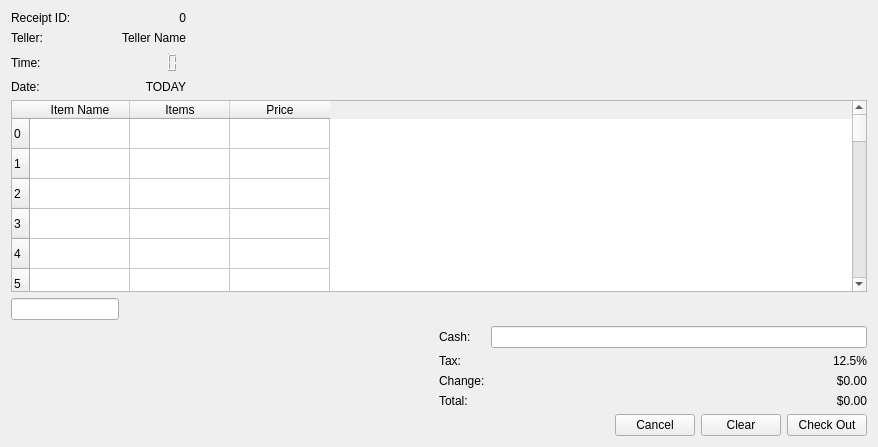
      <widget class="QWidget" name="SalesPoint">
       <layout class="QVBoxLayout" name="verticalLayout_10">
        <item>
         <layout class="QHBoxLayout" name="horizontalLayout_15">
          <item>
           <layout class="QFormLayout" name="formLayout_6">
            <item row="0" column="0">
             <widget class="QLabel" name="salesReceiptNo_2">
              <property name="text">
               <string>Receipt ID:</string>
              </property>
             </widget>
            </item>
            <item row="0" column="1">
             <widget class="QLabel" name="salesReceiptID_2">
              <property name="text">
               <string>0</string>
              </property>
              <property name="alignment">
               <set>Qt::AlignRight|Qt::AlignTrailing|Qt::AlignVCenter</set>
              </property>
             </widget>
            </item>
            <item row="1" column="0">
             <widget class="QLabel" name="label_13">
              <property name="text">
               <string>Teller:</string>
              </property>
             </widget>
            </item>
            <item row="1" column="1">
             <widget class="QLabel" name="SalesTellerName">
              <property name="text">
               <string>Teller Name</string>
              </property>
              <property name="alignment">
               <set>Qt::AlignRight|Qt::AlignTrailing|Qt::AlignVCenter</set>
              </property>
             </widget>
            </item>
            <item row="2" column="0">
             <widget class="QLabel" name="timeTag_2">
              <property name="text">
               <string>Time:</string>
              </property>
             </widget>
            </item>
            <item row="2" column="1">
             <widget class="QLCDNumber" name="CurrentTime">
              <property name="font">
               <font>
                <family>Tlwg Mono</family>
                <pointsize>13</pointsize>
                <weight>75</weight>
                <bold>true</bold>
               </font>
              </property>
              <property name="autoFillBackground">
               <bool>true</bool>
              </property>
              <property name="frameShape">
               <enum>QFrame::NoFrame</enum>
              </property>
              <property name="frameShadow">
               <enum>QFrame::Plain</enum>
              </property>
              <property name="digitCount">
               <number>10</number>
              </property>
             </widget>
            </item>
            <item row="3" column="0">
             <widget class="QLabel" name="dateTag_2">
              <property name="text">
               <string>Date:</string>
              </property>
             </widget>
            </item>
            <item row="3" column="1">
             <widget class="QLabel" name="todaysDate">
              <property name="text">
               <string>TODAY</string>
              </property>
              <property name="alignment">
               <set>Qt::AlignRight|Qt::AlignTrailing|Qt::AlignVCenter</set>
              </property>
             </widget>
            </item>
           </layout>
          </item>
          <item>
           <spacer name="horizontalSpacer_14">
            <property name="orientation">
             <enum>Qt::Horizontal</enum>
            </property>
            <property name="sizeHint" stdset="0">
             <size>
              <width>40</width>
              <height>20</height>
             </size>
            </property>
           </spacer>
          </item>
         </layout>
        </item>
        <item>
         <widget class="QTableWidget" name="itemsSoldWidget">
          <row>
           <property name="text">
            <string>0</string>
           </property>
          </row>
          <row>
           <property name="text">
            <string>1</string>
           </property>
          </row>
          <row>
           <property name="text">
            <string>2</string>
           </property>
          </row>
          <row>
           <property name="text">
            <string>3</string>
           </property>
          </row>
          <row>
           <property name="text">
            <string>4</string>
           </property>
          </row>
          <row>
           <property name="text">
            <string>5</string>
           </property>
          </row>
          <row>
           <property name="text">
            <string>6</string>
           </property>
          </row>
          <row>
           <property name="text">
            <string>7</string>
           </property>
          </row>
          <row>
           <property name="text">
            <string>8</string>
           </property>
          </row>
          <row>
           <property name="text">
            <string>9</string>
           </property>
          </row>
          <row>
           <property name="text">
            <string>10</string>
           </property>
          </row>
          <row>
           <property name="text">
            <string>11</string>
           </property>
          </row>
          <row>
           <property name="text">
            <string>12</string>
           </property>
          </row>
          <row>
           <property name="text">
            <string>13</string>
           </property>
          </row>
          <row>
           <property name="text">
            <string>14</string>
           </property>
          </row>
          <row>
           <property name="text">
            <string>15</string>
           </property>
          </row>
          <row>
           <property name="text">
            <string>16</string>
           </property>
          </row>
          <row>
           <property name="text">
            <string>17</string>
           </property>
          </row>
          <row>
           <property name="text">
            <string>18</string>
           </property>
          </row>
          <row>
           <property name="text">
            <string>19</string>
           </property>
          </row>
          <row>
           <property name="text">
            <string>20</string>
           </property>
          </row>
          <row>
           <property name="text">
            <string>21</string>
           </property>
          </row>
          <row>
           <property name="text">
            <string>22</string>
           </property>
          </row>
          <row>
           <property name="text">
            <string>23</string>
           </property>
          </row>
          <row>
           <property name="text">
            <string>24</string>
           </property>
          </row>
          <row>
           <property name="text">
            <string>25</string>
           </property>
          </row>
          <row>
           <property name="text">
            <string>26</string>
           </property>
          </row>
          <row>
           <property name="text">
            <string>27</string>
           </property>
          </row>
          <row>
           <property name="text">
            <string>28</string>
           </property>
          </row>
          <row>
           <property name="text">
            <string>29</string>
           </property>
          </row>
          <row>
           <property name="text">
            <string>30</string>
           </property>
          </row>
          <row>
           <property name="text">
            <string>31</string>
           </property>
          </row>
          <row>
           <property name="text">
            <string>32</string>
           </property>
          </row>
          <row>
           <property name="text">
            <string>33</string>
           </property>
          </row>
          <row>
           <property name="text">
            <string>34</string>
           </property>
          </row>
          <row>
           <property name="text">
            <string>35</string>
           </property>
          </row>
          <row>
           <property name="text">
            <string>36</string>
           </property>
          </row>
          <row>
           <property name="text">
            <string>37</string>
           </property>
          </row>
          <row>
           <property name="text">
            <string>38</string>
           </property>
          </row>
          <row>
           <property name="text">
            <string>39</string>
           </property>
          </row>
          <row>
           <property name="text">
            <string>40</string>
           </property>
          </row>
          <row>
           <property name="text">
            <string>41</string>
           </property>
          </row>
          <row>
           <property name="text">
            <string>42</string>
           </property>
          </row>
          <row>
           <property name="text">
            <string>43</string>
           </property>
          </row>
          <row>
           <property name="text">
            <string>44</string>
           </property>
          </row>
          <row>
           <property name="text">
            <string>45</string>
           </property>
          </row>
          <row>
           <property name="text">
            <string>46</string>
           </property>
          </row>
          <row>
           <property name="text">
            <string>47</string>
           </property>
          </row>
          <row>
           <property name="text">
            <string>48</string>
           </property>
          </row>
          <row>
           <property name="text">
            <string>50</string>
           </property>
          </row>
          <column>
           <property name="text">
            <string>Item Name</string>
           </property>
          </column>
          <column>
           <property name="text">
            <string>Items</string>
           </property>
          </column>
          <column>
           <property name="text">
            <string>Price</string>
           </property>
          </column>
         </widget>
        </item>
        <item>
         <layout class="QHBoxLayout" name="horizontalLayout_19">
          <item>
           <widget class="QLineEdit" name="BarcodeSold">
            <property name="maximumSize">
             <size>
              <width>300</width>
              <height>16777215</height>
             </size>
            </property>
           </widget>
          </item>
          <item>
           <spacer name="horizontalSpacer_16">
            <property name="orientation">
             <enum>Qt::Horizontal</enum>
            </property>
            <property name="sizeHint" stdset="0">
             <size>
              <width>748</width>
              <height>20</height>
             </size>
            </property>
           </spacer>
          </item>
         </layout>
        </item>
        <item>
         <layout class="QHBoxLayout" name="horizontalLayout_14">
          <item>
           <spacer name="horizontalSpacer_13">
            <property name="orientation">
             <enum>Qt::Horizontal</enum>
            </property>
            <property name="sizeHint" stdset="0">
             <size>
              <width>40</width>
              <height>20</height>
             </size>
            </property>
           </spacer>
          </item>
          <item>
           <layout class="QFormLayout" name="formLayout_7">
            <item row="0" column="0">
             <widget class="QLabel" name="salesCashTag_2">
              <property name="text">
               <string>Cash:</string>
              </property>
             </widget>
            </item>
            <item row="0" column="1">
             <widget class="QLineEdit" name="salesCashPaid">
              <property name="alignment">
               <set>Qt::AlignRight|Qt::AlignTrailing|Qt::AlignVCenter</set>
              </property>
             </widget>
            </item>
            <item row="1" column="0">
             <widget class="QLabel" name="salesTaxTag_2">
              <property name="text">
               <string>Tax:</string>
              </property>
             </widget>
            </item>
            <item row="1" column="1">
             <widget class="QLabel" name="salesTax_2">
              <property name="text">
               <string>12.5%</string>
              </property>
              <property name="alignment">
               <set>Qt::AlignRight|Qt::AlignTrailing|Qt::AlignVCenter</set>
              </property>
             </widget>
            </item>
            <item row="2" column="0">
             <widget class="QLabel" name="salesChangeTag_2">
              <property name="text">
               <string>Change:</string>
              </property>
             </widget>
            </item>
            <item row="2" column="1">
             <widget class="QLabel" name="salesChange_2">
              <property name="text">
               <string>$0.00</string>
              </property>
              <property name="alignment">
               <set>Qt::AlignRight|Qt::AlignTrailing|Qt::AlignVCenter</set>
              </property>
             </widget>
            </item>
            <item row="3" column="0">
             <widget class="QLabel" name="salesTotalTag_2">
              <property name="text">
               <string>Total:</string>
              </property>
             </widget>
            </item>
            <item row="3" column="1">
             <widget class="QLabel" name="SalesTotal_2">
              <property name="text">
               <string>$0.00</string>
              </property>
              <property name="alignment">
               <set>Qt::AlignRight|Qt::AlignTrailing|Qt::AlignVCenter</set>
              </property>
             </widget>
            </item>
           </layout>
          </item>
         </layout>
        </item>
        <item>
         <layout class="QHBoxLayout" name="horizontalLayout_13">
          <item>
           <spacer name="horizontalSpacer_12">
            <property name="orientation">
             <enum>Qt::Horizontal</enum>
            </property>
            <property name="sizeHint" stdset="0">
             <size>
              <width>40</width>
              <height>20</height>
             </size>
            </property>
           </spacer>
          </item>
          <item>
           <widget class="QPushButton" name="salesCancelButton">
            <property name="text">
             <string>Cancel</string>
            </property>
           </widget>
          </item>
          <item>
           <widget class="QPushButton" name="salesClearButton_2">
            <property name="text">
             <string>Clear</string>
            </property>
           </widget>
          </item>
          <item>
           <widget class="QPushButton" name="salesCheckoutButton_2">
            <property name="text">
             <string>Check Out</string>
            </property>
           </widget>
          </item>
         </layout>
        </item>
       </layout>
      </widget>
